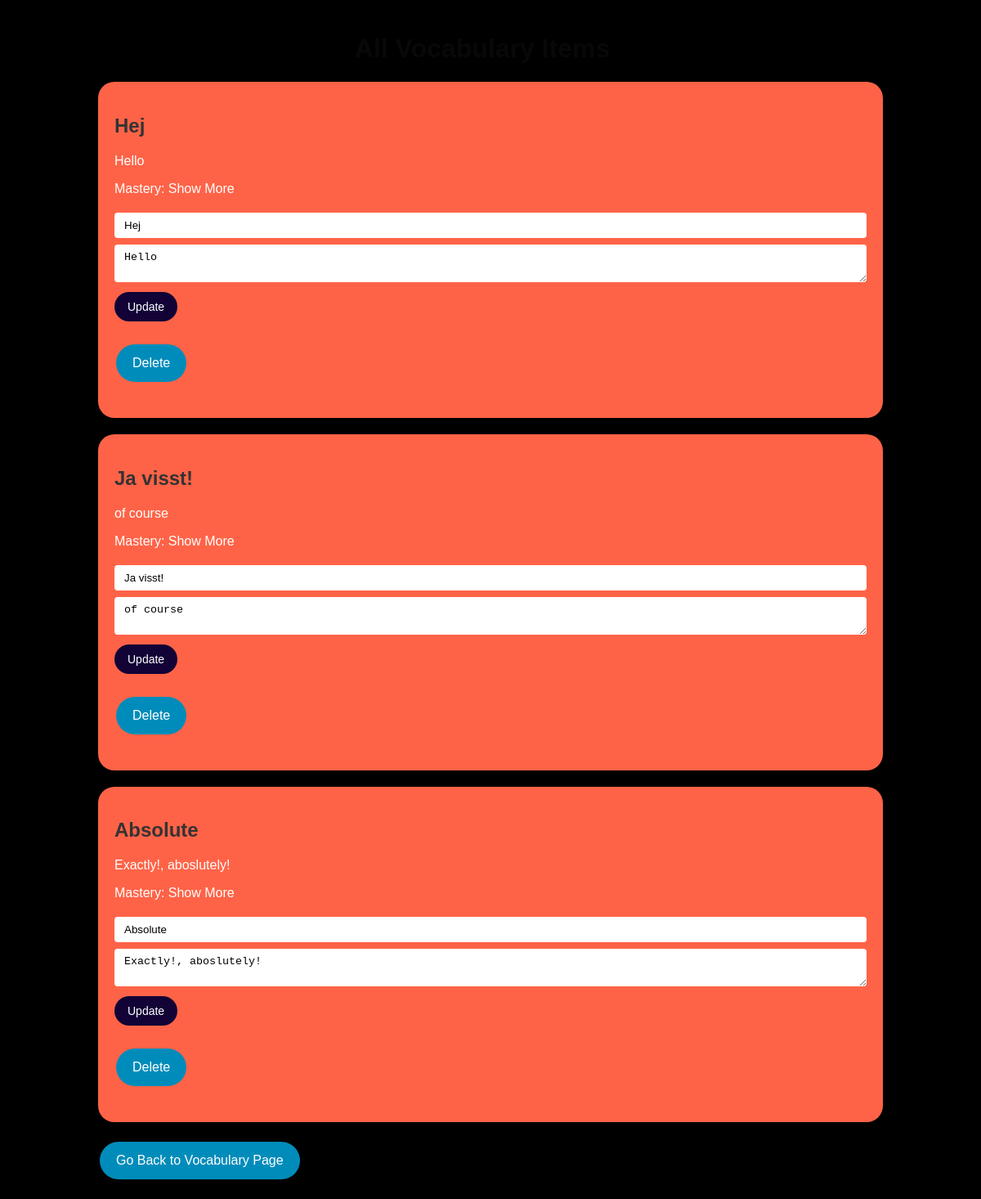
Page /vocabulary/all on the earlier database version.
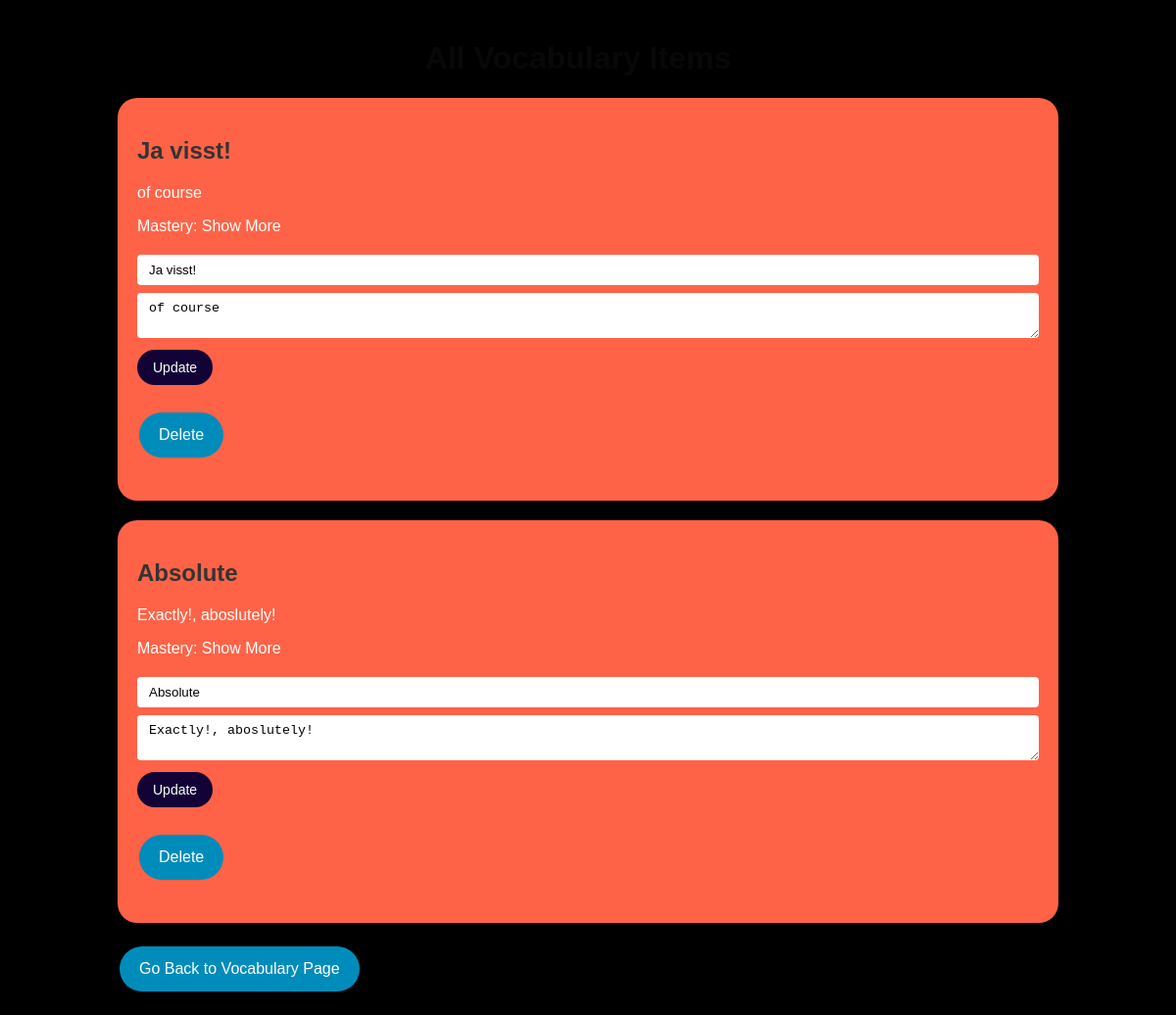
Same page on the later database version.
### language_learning_platform/models/models.py (models this page shows, shortened)
class Vocabulary(db.Model):
    __tablename__ = 'vocabulary'
    id = db.Column(db.Integer, primary_key=True)
    title = db.Column(db.String(80), nullable=False)
    description = db.Column(db.String(200), nullable=False)
    mastery = db.Column(db.String(20), nullable=False, default='Show More')

### language_learning_platform/routes/vocabulary.py (the view)
@vocabulary.route('/all', methods=['GET'])
def all_vocabulary():
    vocab_items = Vocabulary.query.all()
    return render_template('all_vocabulary.html', items=vocab_items)

### templates/all_vocabulary.html (shortened to what this page needs)
{% extends 'base.html' %}
{% block content %}
<div style="text-align: center; margin-right: 20px;">
    <h1 style="color: #080808;">All Vocabulary Items</h1>
</div>
{% for item in items %}
    <div class="item-card">
        <h2>{{ item.title }}</h2>
        <p>{{ item.description }}</p>
        <p>Mastery: {{ item.mastery }}</p>
        <div class="item-form">
            <form method="POST" action="{{ url_for('vocabulary.update_vocabulary', id=item.id) }}">
                <input type="text" name="title" value="{{ item.title }}" required>
                <textarea name="description" required>{{ item.description }}</textarea>
                <input type="submit" value="Update">
            </form>
        </div>
        <form method="POST" action="{{ url_for('vocabulary.delete_vocabulary', id=item.id) }}">
            <input class="button" type="submit" value="Delete">
        </form>
    </div>
{% endfor %}
<a href="{{ url_for('vocabulary.vocabulary_page') }}" class="button">Go Back to Vocabulary Page</a>
{% endblock %}

Differences in the rows shown:
removed Vocabulary: title "Hej", description "Hello", mastery "Show More"
